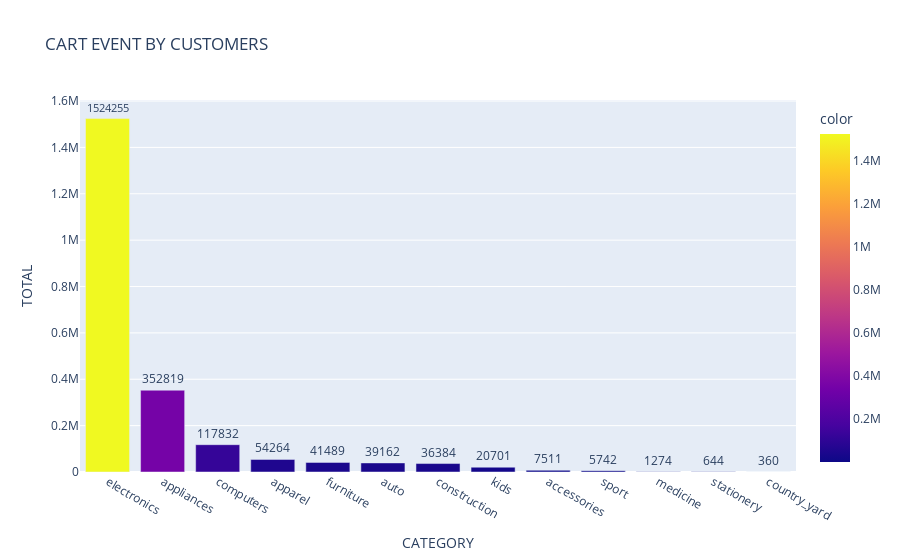

Notebook cell for this chart:
### Code cell
bar_cart_catP = px.bar(x = df_cart_catP.category,
                       y = df_cart_catP.total,
                       text = df_cart_catP.total,
                       color = df_cart_catP.total,
                       title = 'CART EVENT BY CUSTOMERS')

bar_cart_catP.update_layout(xaxis_title = 'CATEGORY',
                            yaxis_title = 'TOTAL',
                            xaxis = {'categoryorder':'total descending'})

bar_cart_catP.update_traces(textposition='outside')

bar_cart_catP.show()

### Figure 1 — Plotly figure (JSON) as saved in the notebook; plotly's stock layout.template omitted (floating-point values rounded to 4 significant figures)
{"data": [{"alignmentgroup": "True", "hovertemplate": "x=%{x}<br>y=%{y}<br>text=%{text}<br>color=%{marker.color}<extra></extra>", "legendgroup": "", "marker": {"color": [41489, 54264, 352819, 5742, 644, 1274, 7511, 20701, 117832, 39162, 1524255, 36384, 360], "coloraxis": "coloraxis", "pattern": {"shape": ""}}, "name": "", "offsetgroup": "", "orientation": "v", "showlegend": false, "text": [41489, 54264, 352819, 5742, 644, 1274, 7511, 20701, 117832, 39162, 1524255, 36384, 360], "textposition": "outside", "type": "bar", "x": ["furniture", "apparel", "appliances", "sport", "stationery", "medicine", "accessories", "kids", "computers", "auto", "electronics", "construction", "country_yard"], "xaxis": "x", "y": [41489, 54264, 352819, 5742, 644, 1274, 7511, 20701, 117832, 39162, 1524255, 36384, 360], "yaxis": "y"}], "layout": {"barmode": "relative", "coloraxis": {"colorbar": {"title": {"text": "color"}}, "colorscale": [[0, "#0d0887"], [0.1111, "#46039f"], [0.2222, "#7201a8"], [0.3333, "#9c179e"], [0.4444, "#bd3786"], [0.5556, "#d8576b"], [0.6667, "#ed7953"], [0.7778, "#fb9f3a"], [0.8889, "#fdca26"], [1, "#f0f921"]]}, "legend": {"tracegroupgap": 0}, "title": {"text": "CART EVENT BY CUSTOMERS"}, "xaxis": {"anchor": "y", "categoryorder": "total descending", "domain": [0, 1], "title": {"text": "CATEGORY"}}, "yaxis": {"anchor": "x", "domain": [0, 1], "title": {"text": "TOTAL"}}}}
